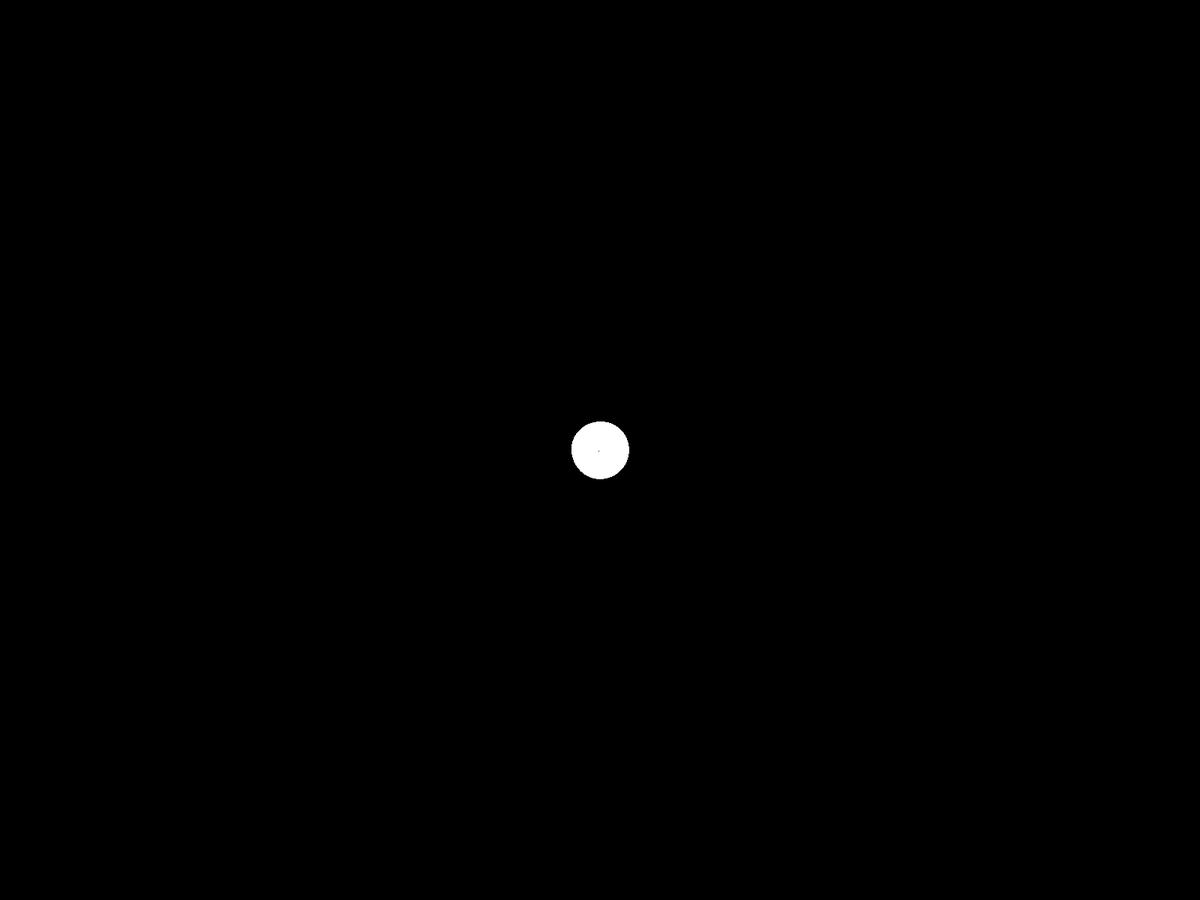
Frame 1 (no input)
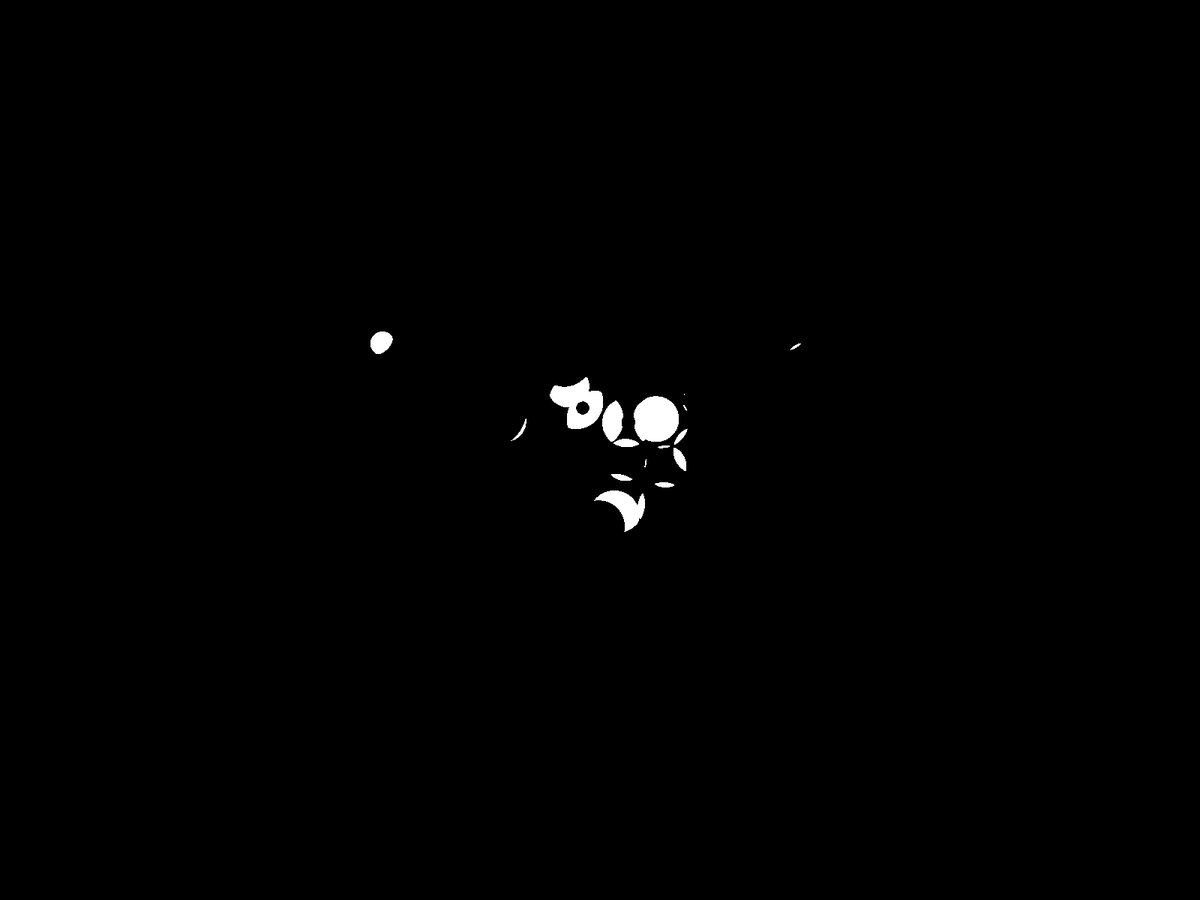
Frame 60 (the mouse pressed at the canvas centre just before this capture)
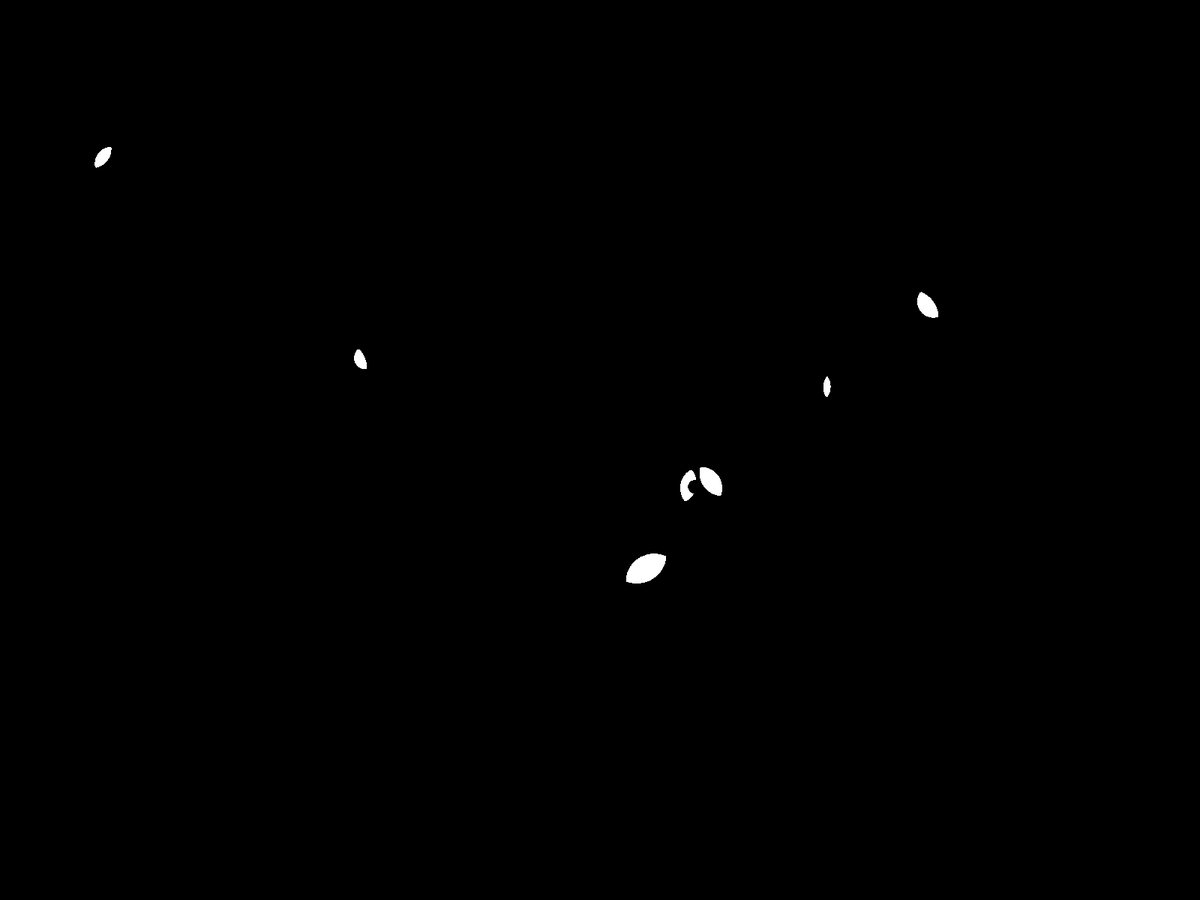
Frame 120 (the mouse held since frame 60 and released just before this capture)

The Processing sketch that drew these frames (run headless with seeded random() and noise(); from frame 60 on, the mouse is pressed at the canvas centre):

// Processing sketch: eyes_spring
// ── eyes_spring.pde
Eye[] e;
boolean thresh = true;

void setup() {
  //size(999,666);
  fullScreen(1);
  ellipseMode(CENTER);
  
  // summon the eyes
  e = new Eye[(int)random(16, 24)];
  for(int i = 0; i < e.length; i++){
    e[i] = new Eye();
  }
  
}

void draw() {
  // paint it black
  background(0);
  // paint it eyes
  for(int i = 0; i < e.length; i++){
    e[i].draw();
  }
  
  // trim the excess
  if(thresh) filter(THRESHOLD);
}

void keyPressed(){
  if(key == ' '){
    thresh = !thresh;
  }
}

// ── Circle.pde
class Circle {
  PVector pos, vel, acc;
  float r;
  color col;
  float wander = 0;
  
  Circle(PVector p, float radius){
    pos = p;
    vel = new PVector(0,0);
    acc = new PVector(0,0);
    r = radius;
    col = color(255,126);
  }
  
  void update(){    
    if(pos.x < 0) acc.x = 1;
    if(pos.x > width) acc.x = -1;
    if(pos.y < 0) acc.y = 1;
    if(pos.y > height) acc.y = -1;
    
    pos.add(vel);
    vel.add(acc);
    // damp vel/acc
    vel.mult(0.9);
    acc.mult(0.7);
  }
}

// ── Eye.pde
class Eye{
  Spring2D s1, s2;
  Circle zone;
  
  float lerp;
  float jitter;
  float driftSpeed;
  float offset;
  float expressivity;
  float limitLower, limitUpper;
  
  Eye(){
    jitter = constrain(random(-.4, .1), 0, 1);
    lerp = random(0, 1);
    driftSpeed = random(0.5, 5.0);
    offset = random(0, 100);
    expressivity = random(0, .5);
    limitLower = random(0, 1);
    limitUpper = random(limitLower, 1);
    
    // this next line will make certain resolutions / #s of eyes weird
    float mass = random(15, width / e.length / 2);
    PVector gravity = PVector.random2D().mult(random(2,5));
    s1 = new Spring2D(width/2, height/2, mass, gravity);
    mass *= random(0.9, 1.1);
    s2 = new Spring2D(width/2, height/2, mass, new PVector(0,0).sub(gravity));
    float zoneRadius = s1.radius + s2.radius;
    PVector zonePos = new PVector(random(zoneRadius, width - zoneRadius),
                                  random(zoneRadius, height - zoneRadius));
    zone = new Circle(zonePos, zoneRadius);
    zone.wander = random(1.0);
  }
  
  void draw(){
    fill(255, 126);
    zone.update();
    collideZones();
    s1.update(zone.pos.x, zone.pos.y);
    s1.display(zone.pos.x, zone.pos.y);
    s2.update(s1.x, s1.y);
    s2.display(s1.x, s1.y);
    
    if(!thresh){
      // debug displays
      stroke(255, 126);
      noFill();
      ellipse(zone.pos.x, zone.pos.y, zone.r, zone.r);
      noStroke();
    }
    
    fill(0);
    float pupilSize = dist(s1.x, s1.y, s2.x, s2.y) / 2;
    ellipse(
      lerp(s1.x, s2.x, lerp) + zone.acc.x * jitter * pupilSize,
      lerp(s1.y, s2.y, lerp) + zone.acc.y * jitter * pupilSize, 
      pupilSize, pupilSize);
    lerp += random(-jitter, jitter);
    lerp += zone.vel.mag() * sin(frameCount * .05 + offset) * expressivity;
    lerp = constrain(lerp, limitLower, limitUpper);
  }
}

void collideZones(){
  int[] intersections = new int[e.length];
  
  for(int i = 0; i < e.length; i++){
    intersections[i] = 0;
    for(int j  = 0; j < e.length; j++){
      if(i == j) continue;
      float ijDist = abs(PVector.dist(e[i].zone.pos, e[j].zone.pos));
      if(ijDist < e[i].zone.r + e[j].zone.r){
        intersections[i]++;
      }
    }
    if(intersections[i] == 0){
      if(e[i].zone.vel.mag() == 0){
        e[i].zone.vel = PVector.random2D().mult(e[i].driftSpeed);
      }
      e[i].zone.acc.mult(0);
    } else if(e[i].zone.acc.mag() < e[i].driftSpeed){
        e[i].zone.acc = PVector.random2D().mult(1 + e[i].driftSpeed);
    }
  }
}

// ── Spring2D.pde
// Adapted from the Chain example

class Spring2D {
  float vx, vy; // The x- and y-axis velocities
  float x, y; // The x- and y-coordinates
  PVector gravity;
  float mass;
  float radius = 2;
  float stiffness = 0.2;
  float damping = 0.7;
  
  Spring2D(float xpos, float ypos, float m, PVector g) {
    x = xpos;
    y = ypos;
    mass = m;
    radius *= mass;
    gravity = g;
  }
  
  void update(float targetX, float targetY) {
    float forceX = (targetX - x) * stiffness;
    forceX += gravity.x;
    float ax = forceX / mass;
    vx = damping * (vx + ax);
    x += vx;
    float forceY = (targetY - y) * stiffness;
    forceY += gravity.y;
    float ay = forceY / mass;
    vy = damping * (vy + ay);
    y += vy;
  }
  
  void display(float nx, float ny) {
    noStroke();
    ellipse(x, y, radius, radius);
    if(!thresh){
      stroke(255, 126);
      line(x, y, nx, ny);
    }
  }
}
